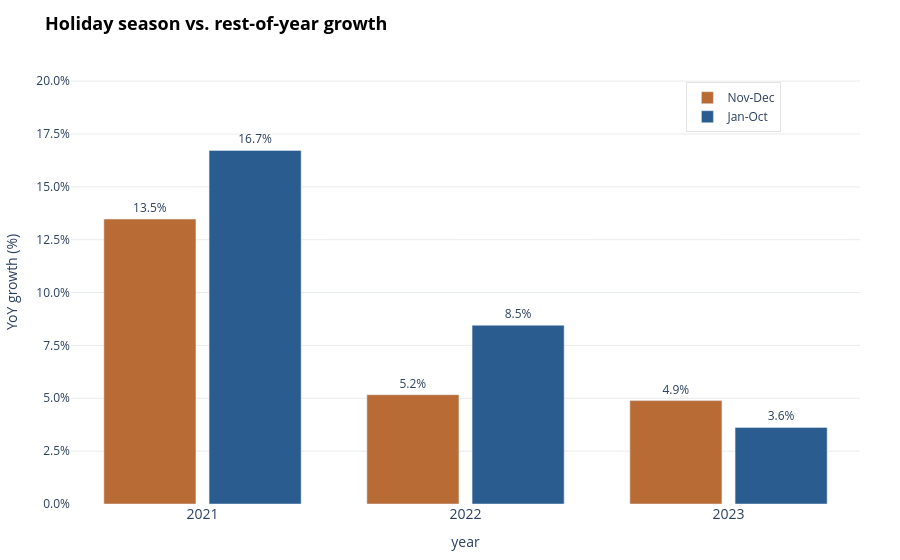

Write notebook code for a chart like this one.
### Code cell
# 3. Classify months into groups: "Nov-Dec" vs "Jan-Oct"
df_trend["Period_Group"] = df_trend["Month"].apply(
    lambda m: "Nov-Dec" if m in [11, 12] else "Jan-Oct"
)

# 4. Aggregate sales by Year and Period_Group
df_grouped = (
    df_trend.groupby(["Year", "Period_Group"])["Sales"]
    .sum()
    .reset_index()
)

# 5. Calculate YoY Growth (%) relative to the previous year for each group
df_grouped["Prior_Sales"] = df_grouped.groupby("Period_Group")["Sales"].shift(1)
df_grouped["YoY_Growth"] = (
    (df_grouped["Sales"] - df_grouped["Prior_Sales"]) / df_grouped["Prior_Sales"]
) * 100

# Format text labels with percentage sign
df_grouped["Growth_Text"] = df_grouped["YoY_Growth"].round(1).astype(str) + "%"

# Filter for years 2021 to 2023 (since 2020 is needed as base year for YoY calculation)
df_filtered = df_grouped[
    (df_grouped["Year"] >= 2021) & (df_grouped["Year"] <= 2023)
]

# 6. Create the Grouped Bar Chart using Plotly Graph Objects
fig = go.Figure()

# Colors matching the image: Brown/Orange for Nov-Dec, Blue for Jan-Oct
colors = {"Nov-Dec": "#b86b35", "Jan-Oct": "#2b5c8f"}

for period in ["Nov-Dec", "Jan-Oct"]:
    df_subset = df_filtered[df_filtered["Period_Group"] == period]
    fig.add_trace(
        go.Bar(
            x=df_subset["Year"].astype(str),
            y=df_subset["YoY_Growth"],
            name=period,
            text=df_subset["Growth_Text"],
            textposition="outside",
            marker_color=colors[period],
            width=0.35,
        )
    )

# 7. Layout styling
fig.update_layout(
    title=dict(
        text="<b>Holiday season vs. rest-of-year growth</b>",
        font=dict(size=18, color="black"),
    ),
    xaxis=dict(title="year", tickfont=dict(size=14)),
    yaxis=dict(
        title="YoY growth (%)",
        range=[0, 21],
        tickformat=".1f",
        ticksuffix="%",
        dtick=2.5,
        showgrid=True,
        gridcolor="rgba(210, 215, 220, 0.5)",
    ),
    barmode="group",
    plot_bgcolor="white",
    paper_bgcolor="white",
    legend=dict(
        x=0.78,
        y=0.95,
        bgcolor="rgba(255,255,255,0.8)",
        bordercolor="rgba(200,200,200,0.5)",
        borderwidth=1,
    ),
    margin=dict(t=60, b=40, l=50, r=40),
)

fig.show()

### Figure 1 — Plotly figure (JSON) as saved in the notebook; plotly's stock layout.template omitted (floating-point values rounded to 4 significant figures)
{"data": [{"marker": {"color": "#b86b35"}, "name": "Nov-Dec", "text": ["13.5%", "5.2%", "4.9%"], "textposition": "outside", "type": "bar", "width": 0.35, "x": ["2021", "2022", "2023"], "y": [13.48, 5.168, 4.89]}, {"marker": {"color": "#2b5c8f"}, "name": "Jan-Oct", "text": ["16.7%", "8.5%", "3.6%"], "textposition": "outside", "type": "bar", "width": 0.35, "x": ["2021", "2022", "2023"], "y": [16.72, 8.453, 3.621]}], "layout": {"barmode": "group", "legend": {"bgcolor": "rgba(255,255,255,0.8)", "bordercolor": "rgba(200,200,200,0.5)", "borderwidth": 1, "x": 0.78, "y": 0.95}, "margin": {"b": 40, "l": 50, "r": 40, "t": 60}, "paper_bgcolor": "white", "plot_bgcolor": "white", "title": {"font": {"color": "black", "size": 18}, "text": "<b>Holiday season vs. rest-of-year growth</b>"}, "xaxis": {"tickfont": {"size": 14}, "title": {"text": "year"}}, "yaxis": {"dtick": 2.5, "gridcolor": "rgba(210, 215, 220, 0.5)", "range": [0, 21], "showgrid": true, "tickformat": ".1f", "ticksuffix": "%", "title": {"text": "YoY growth (%)"}}}}
